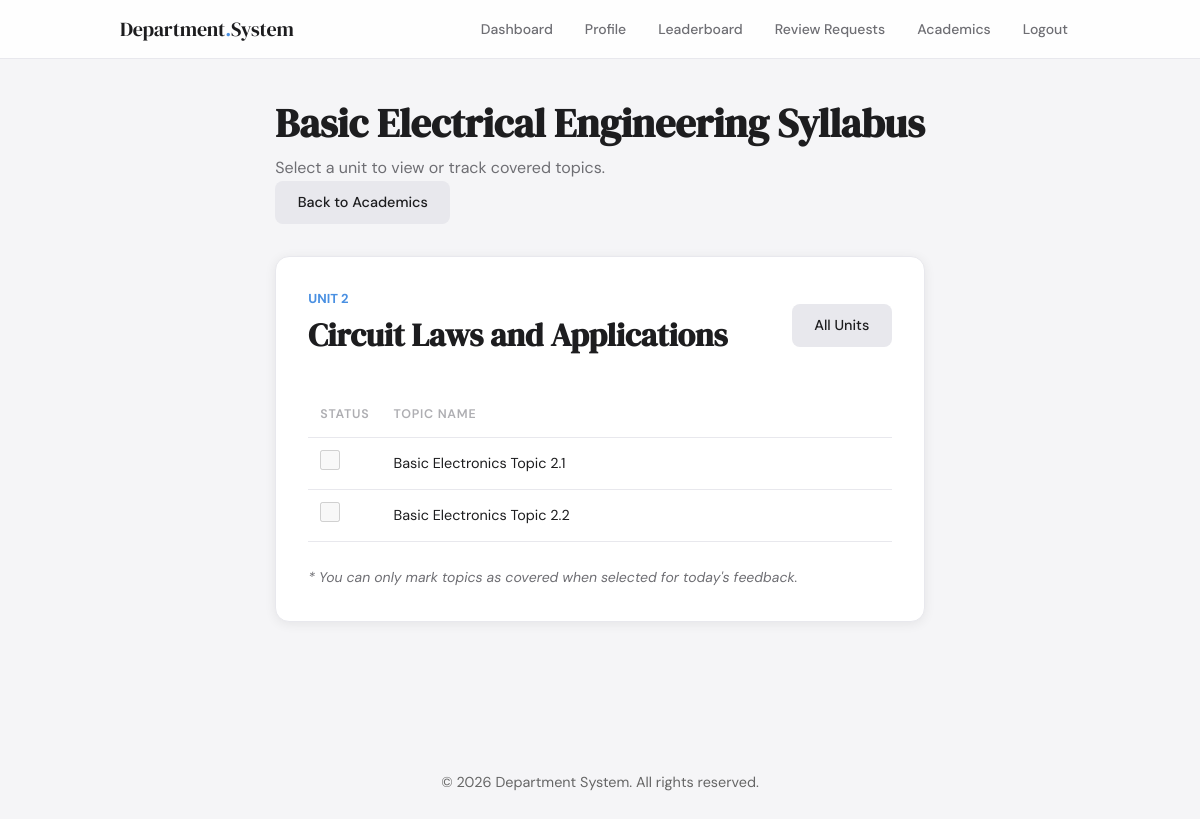
The page /public/academics/units.php?subject_id=1&unit_id=2 (signed in) on the database its author committed.
### tables this page shows
CREATE TABLE IF NOT EXISTS faculty_subjects (
    id INT AUTO_INCREMENT PRIMARY KEY,
    faculty_id INT NOT NULL,
    subject_name VARCHAR(100) NOT NULL,
    branch VARCHAR(100),
    class_name VARCHAR(50),
    semester INT,
    is_elective TINYINT DEFAULT 0,
    FOREIGN KEY (faculty_id) REFERENCES users(id) ON DELETE CASCADE
);

CREATE TABLE IF NOT EXISTS faculty_units (
    id INT AUTO_INCREMENT PRIMARY KEY,
    subject_id INT NOT NULL,
    unit_no INT NOT NULL,
    unit_name VARCHAR(255) NOT NULL,
    FOREIGN KEY (subject_id) REFERENCES faculty_subjects(id) ON DELETE CASCADE
);

CREATE TABLE IF NOT EXISTS faculty_topics (
    id INT AUTO_INCREMENT PRIMARY KEY,
    unit_id INT NOT NULL,
    topic_name VARCHAR(255) NOT NULL,
    FOREIGN KEY (unit_id) REFERENCES faculty_units(id) ON DELETE CASCADE
);

### public/academics/units.php (the view, shortened to what this page needs)
<?php
require_once __DIR__ . '/../../app/config/db.php';
$subject_id = (int) ($_GET['subject_id'] ?? 0);
$unit_id = (int) ($_GET['unit_id'] ?? 0);
$stmt = $conn->prepare("SELECT subject_name FROM faculty_subjects WHERE id = ?");
$stmt->bind_param("i", $subject_id);
$stmt->execute();
$subject = $stmt->get_result()->fetch_assoc();
$subject_name = $subject['subject_name'];
$canGiveFeedback = false;
require_once __DIR__ . '/../../app/includes/header.php';
?>
<div class="wrapper" style="padding: 2rem;">
    <div class="dashboard-header" style="margin-bottom: 2rem;">
        <div class="dashboard-title">
            <h1 style="font-family: 'DM Serif Display', serif; font-size: 2.5rem; color: var(--text);"><?php echo htmlspecialchars($subject_name); ?> Syllabus</h1>
            <p style="color: var(--text-2);">Select a unit to view or track covered topics.</p>
        </div>
        <div class="dashboard-actions">
            <?php if (isset($_GET['from']) && $_GET['from'] == 'feedback') { ?>
                <a href="lecture_feedback.php" class="btn btn-secondary">Back to Feedback</a>
            <?php } else { ?>
                <a href="student_dashboard.php" class="btn btn-secondary">Back to Academics</a>
            <?php } ?>
        </div>
    </div>
    <?php if ($unit_id == 0) { ?>
        <div class="grid-2">
            <?php
            $uStmt = $conn->prepare("SELECT id, unit_no, unit_name FROM faculty_units WHERE subject_id = ? ORDER BY unit_no ASC");
            $uStmt->bind_param("i", $subject_id);
            $uStmt->execute();
            $unitsRes = $uStmt->get_result();
            $from_param = isset($_GET['from']) ? '&from=' . urlencode($_GET['from']) : '';
            while ($u = $unitsRes->fetch_assoc()) {
                $tCountStmt = $conn->prepare("SELECT COUNT(*) as count FROM faculty_topics WHERE unit_id = ?");
                $tCountStmt->bind_param("i", $u['id']);
                $tCountStmt->execute();
                $tCount = $tCountStmt->get_result()->fetch_assoc()['count'];
            ?>
                <a href="units.php?subject_id=<?php echo $subject_id; ?>&unit_id=<?php echo $u['id']; ?><?php echo $from_param; ?>" class="card" style="text-decoration: none; color: inherit;">
                    <div style="display: flex; justify-content: space-between; align-items: flex-start;">
                        <div>
                            <p style="color: var(--accent); font-weight: 700; font-size: 13px;">UNIT <?php echo $u['unit_no']; ?></p>
                            <h3 style="margin-top: 4px;"><?php echo htmlspecialchars($u['unit_name']); ?></h3>
                        </div>
                        <span class="badge badge-success"><?php echo $tCount; ?> Topics</span>
                    </div>
                </a>
            <?php } ?>
        </div>
    <?php } else {
        $uInfoStmt = $conn->prepare("SELECT unit_no, unit_name FROM faculty_units WHERE id = ?");
        $uInfoStmt->bind_param("i", $unit_id);
        $uInfoStmt->execute();
        $unit_info = $uInfoStmt->get_result()->fetch_assoc();
    ?>
        <div class="card">
            <div style="display: flex; justify-content: space-between; align-items: center; margin-bottom: 32px;">
                <div>
                    <p style="color: var(--accent); font-weight: 700; font-size: 13px;">UNIT <?php echo $unit_info['unit_no']; ?></p>
                    <h1 style="font-family: 'DM Serif Display', serif;"><?php echo htmlspecialchars($unit_info['unit_name']); ?></h1>
                </div>
                <?php $from_param = isset($_GET['from']) ? '&from=' . urlencode($_GET['from']) : ''; ?>
                <a href="units.php?subject_id=<?php echo $subject_id; ?><?php echo $from_param; ?>" class="btn btn-secondary">All Units</a>
            </div>
            <form action="../../app/actions/academics/save_topics.php" method="POST">
                <table class="table-minimal" style="width: 100%; border-collapse: collapse; margin-top: 1rem;">
                    <thead>
                        <tr style="text-align: left; border-bottom: 1px solid var(--border);">
                            <th style="width: 50px; padding: 12px;">Status</th>
                            <th style="padding: 12px;">Topic Name</th>
                        </tr>
                    </thead>
                    <tbody>
                        <?php
                        $tStmt = $conn->prepare("SELECT topic_name FROM faculty_topics WHERE unit_id = ?");
                        $tStmt->bind_param("i", $unit_id);
                        $tStmt->execute();
                        $topicsRes = $tStmt->get_result();
                        while ($t = $topicsRes->fetch_assoc()) {
                            $topic = $t['topic_name'];
                            $covered = 0;
                        ?>
                            <tr style="border-bottom: 1px solid var(--border);">
                                <td style="padding: 12px;">
                                    <input type="checkbox" name="topics[]" value="<?php echo htmlspecialchars($topic); ?>"
                                           <?php if ($covered == 1) echo "checked"; ?>
                                           <?php if (!$canGiveFeedback) echo "disabled"; ?>
                                           style="width: 20px; height: 20px; cursor: pointer;">
                                </td>
                                <td style="padding: 12px;"><?php echo htmlspecialchars($topic); ?></td>
                            </tr>
                        <?php } ?>
                    </tbody>
                </table>
                <?php if ($canGiveFeedback) { ?>
                    <div style="margin-top: 32px; text-align: right;">
                        <button type="submit" class="btn btn-primary">Confirm Covered Topics</button>
                    </div>
                <?php } else { ?>
                    <p style="margin-top: 24px; color: var(--text-2); font-size: 14px; font-style: italic;">
                        * You can only mark topics as covered when selected for today's feedback.
                    </p>
                <?php } ?>
            </form>
        </div>
    <?php } ?>
</div>
<?php require_once __DIR__ . '/../../app/includes/footer.php'; ?>

### public/assets/css/style.css (style rules this page uses)
:root { --bg: #f5f5f7; --surface: #ffffff; --surface-2: #f9f9fb; --border: #e8e8ed; --accent: #4a90e2; --accent-hover: #2f78d3; --accent-light: #eef5fd; --text: #1d1d1f; --text-2: #6e6e73; --text-3: #aeaeb2; --success: #34c759; --warning: #ff9f0a; --error: #ff3b30; --pending-bg: #fff8ec; --pending-text: #b06000; --accepted-bg: #eef5fd; --accepted-text: #1a5fa8; --completed-bg: #edfbf3; --completed-text: #1a7a40; --radius: 14px; --radius-sm: 8px; --shadow: 0 2px 12px rgba(0,0,0,0.07); --shadow-lg: 0 8px 32px rgba(0,0,0,0.10); }
*, *::before, *::after { box-sizing: border-box; margin: 0; padding: 0; }
html { font-size: 16px; }
body { font-family: 'DM Sans', sans-serif; background: var(--bg); color: var(--text); min-height: 100vh; line-height: 1.6; }
.wrapper, .page-wrap { max-width: 960px; margin: 0 auto; padding: 2.5rem 2rem; }
.card { background: var(--surface); border-radius: var(--radius); box-shadow: var(--shadow); border: 1px solid var(--border); padding: 2rem; margin-bottom: 1rem; }
.btn { display: inline-flex; align-items: center; justify-content: center; gap: 0.4rem; padding: 0.65rem 1.4rem; border-radius: var(--radius-sm); font-family: 'DM Sans', sans-serif; font-size: 0.9rem; font-weight: 500; cursor: pointer; border: none; transition: all 0.15s; text-decoration: none; }
.btn-secondary { background: var(--border); color: var(--text); }
table { width: 100%; border-collapse: collapse; }
th { text-align: left; font-size: 0.78rem; font-weight: 600; color: var(--text-3); text-transform: uppercase; letter-spacing: 0.06em; padding: 0.6rem 1rem; border-bottom: 1.5px solid var(--border); }
td { padding: 0.9rem 1rem; border-bottom: 1px solid var(--border); font-size: 0.9rem; color: var(--text); }
tr:last-child td { border-bottom: none; }

### rows shown on the page
faculty_subjects: subject_name "Basic Electrical Engineering"
faculty_units: unit_no "2", unit_name "Circuit Laws and Applications"
faculty_topics: topic_name "Basic Electronics Topic 2.1"
faculty_topics: topic_name "Basic Electronics Topic 2.2"
